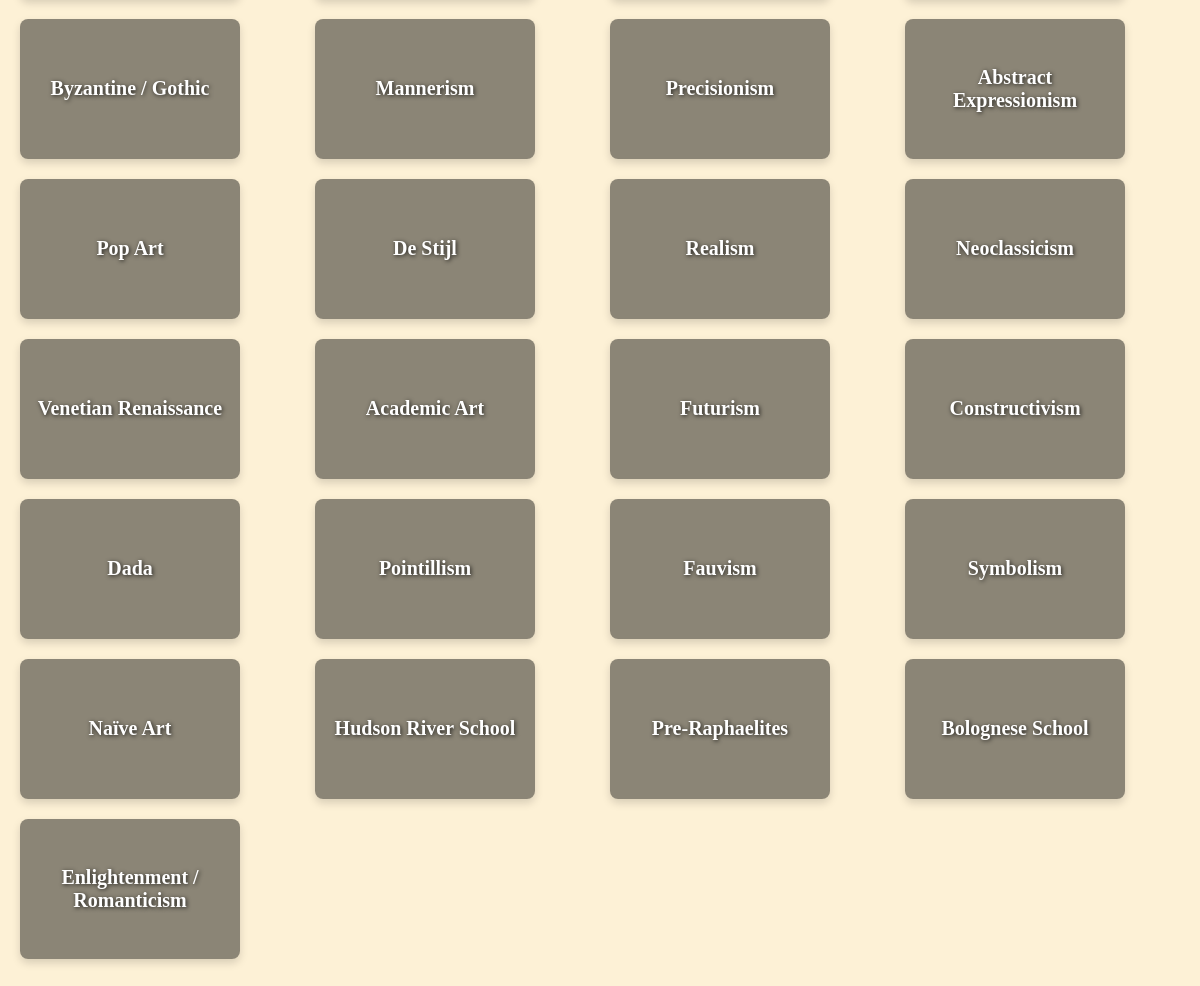
Before: /artworks (lower part) with the older database file.
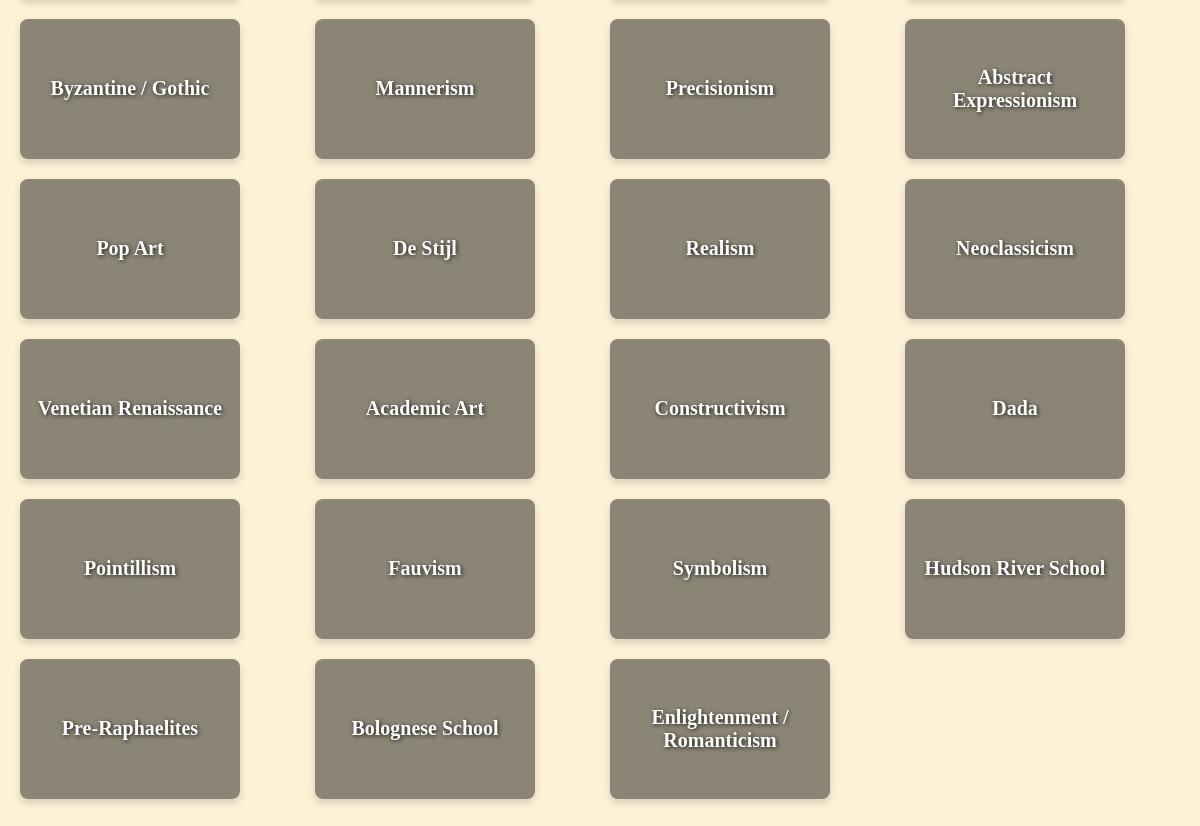
After: the same page with the newer database file.
### tables this page shows
CREATE TABLE ArtMovement (
    MovementID INTEGER PRIMARY KEY AUTOINCREMENT,
    MovementName TEXT NOT NULL UNIQUE
);

### test.py (the view)
@app.route('/artworks')
def artworks():
    all_movements = query_db('''
        SELECT ArtMovement.MovementID,
               ArtMovement.MovementName,
               Paintings.ImageURL AS MovementImage
        FROM ArtMovement
        LEFT JOIN Paintings ON ArtMovement.MovementID = Paintings.MovementID
        GROUP BY ArtMovement.MovementID
    ''')
    selected_movement_id = request.args.get('movement_id')
    if selected_movement_id:
        paintings = query_db("SELECT * FROM Paintings WHERE MovementID = ?", [selected_movement_id])
    else:
        paintings = query_db("SELECT * FROM Paintings")
    return render_template("artworks.html", movements=all_movements, Paintings=paintings)

### test.py (called while the page is built)
def get_db():
    db = getattr(g, '_database', None)
    if db is None:
        db = g._database = sqlite3.connect(DATABASE)
        db.row_factory = sqlite3.Row
    return db

@app.teardown_appcontext
def close_connection(exception):
    db = getattr(g, '_database', None)
    if db is not None:
        db.close()

def query_db(query, args=(), one=False):
    cur = get_db().execute(query, args)
    rv = cur.fetchall()
    cur.close()
    return (rv[0] if rv else None) if one else rv

### templates/artworks.html (shortened to what this page needs)
{% extends "layout.html" %}
{% block styles %}
    <link rel="stylesheet" href="{{ url_for('static', filename='artworks.css') }}">
{% endblock %}
{% block body %}
<div class="artworks-page">
    <div class="movements-section">
        <div class="movements-grid-4">
            {% for movement in movements %}
                <a href="{{ url_for('filter_page', movement_id=movement['MovementID']) }}" class="movement-card">
                    <div class="movement-bg" style="background-image: url('{{ movement['MovementImage'] }}');"></div>
                    <div class="movement-overlay"></div>
                    <span class="movement-title">{{ movement['MovementName'] }}</span>
                </a>
            {% endfor %}
        </div>
    </div>
</div>
{% endblock %}

Changed rows visible on the page:
removed ArtMovement: MovementName "Futurism"
removed ArtMovement: MovementName "Naïve Art"
